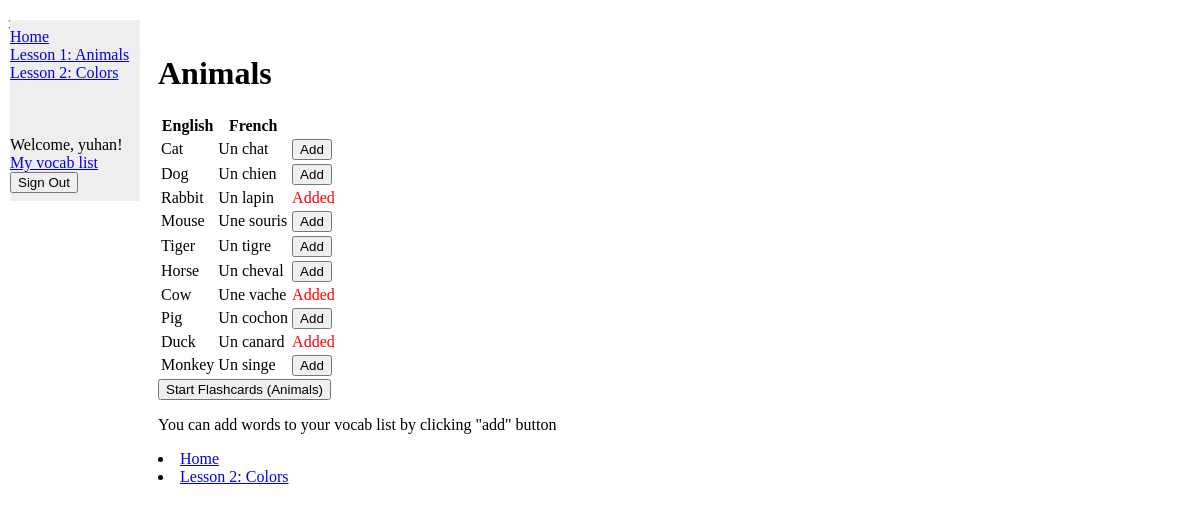
Screenshot of /animals/ (signed in) with the database file from the repository.
### vocab/models.py (models this page shows, shortened)
class Animals(models.Model):
    english_word = models.CharField(max_length=100)
    french_translation = models.CharField(max_length=100)

### vocab/views.py (the view)
# urls.py: path('animals/', views.animals, name='animals'),
def animals(request):
    vocabulary_items = Animals.objects.all()
    user_vocabulary_words = get_user_vocabulary_words(request.user)
    return render(request, 'vocab/animals.html', {'vocabulary_items': vocabulary_items, 'user_vocabulary_words': user_vocabulary_words})

### vocab/views.py (called while the page is built)
def get_user_vocabulary_words(user):
    if user.is_authenticated:
        user_vocabulary, created = UserVocabulary.objects.get_or_create(user=user)
        return list(user_vocabulary.colors.all()) + list(user_vocabulary.animals.all())
    else:
        return []

### vocab/templates/vocab/animals.html (shortened to what this page needs)
{% extends "base.html" %}
{% block content %}
        <h1>Animals</h1>
            <table>
                <tr>
                    <th>English</th>
                    <th>French</th>
                    <th> </th>
                </tr>
                {% for item in vocabulary_items %}
                    <tr>
                        <td>{{ item.english_word }}</td>
                        <td>{{ item.french_translation }}</td>
                        <td>
                            {% if item in user_vocabulary_words %}
                                <span style="color: red;">Added</span>
                            {% else %}
                                {% if user.is_authenticated %}
                                    <form method="post" action="{% url 'add_to_vocab' model_name='animals' word_id=item.id %}">
                                        <button type="submit">Add</button>
                                    </form>
                                {% endif %}
                            {% endif %}
                        </td>
                    </tr>
                {% endfor %}
            </table>
            <form method="post" action="{% url 'flashcard' model_name='animals' %}">
                <button type="submit">Start Flashcards (Animals)</button>
            </form>
            <p>You can add words to your vocab list by clicking "add" button</p>
            <li><a href="{% url 'index' %}">Home</a></li>
            <li><a href="{% url 'colors' %}">Lesson 2: Colors</a></li>
 {% endblock %}

### vocab/templates/base.html (shortened to what this page needs)
<!DOCTYPE html>
<html>
    <head>
    </head>
    <body>
    {% block sidebar %}
        <ul>
            <div class="sidenav">
                <li><a href="{% url 'index' %}">Home</a></li>
                <li><a href="{% url 'animals' %}">Lesson 1: Animals</a></li>
                <li><a href="{% url 'colors' %}">Lesson 2: Colors</a></li>
                <br/><br/><br/>
                    {% if user.is_authenticated %}
                        Welcome, {{ user.username }}!
                        <li><a href="{% url 'my_vocab_list' %}">My vocab list</a></li>
                        <form action="{% url 'logout' %}" method="post">
                            <input type="submit" value="Sign Out">
                        </form>
                    {% endif %}
                </div>
              </ul>>
              {% endblock %}
            <div class="main">
                {% block content %}{% endblock %}
            </div>
    </body>
</html>

### vocab/templates/base.html (style rules this page uses)
.sidenav { width: 130px; position: fixed; z-index: 1; top: 20px; left: 10px; background: #eee; overflow-x: hidden; padding: 8px 0; }
.main { margin-left: 140px; padding: 0px 10px; }

### rows the page displays
Animals: english_word "Cat", french_translation "Un chat", shows "Add"
Animals: english_word "Dog", french_translation "Un chien", shows "Add"
Animals: english_word "Rabbit", french_translation "Un lapin", shows "Added"
Animals: english_word "Mouse", french_translation "Une souris", shows "Add"
Animals: english_word "Tiger", french_translation "Un tigre", shows "Add"
Animals: english_word "Horse", french_translation "Un cheval", shows "Add"
Animals: english_word "Cow", french_translation "Une vache", shows "Added"
Animals: english_word "Pig", french_translation "Un cochon", shows "Add"
Animals: english_word "Duck", french_translation "Un canard", shows "Added"
Animals: english_word "Monkey", french_translation "Un singe", shows "Add"

### other values shown
{{ user.username }} "yuhan"
